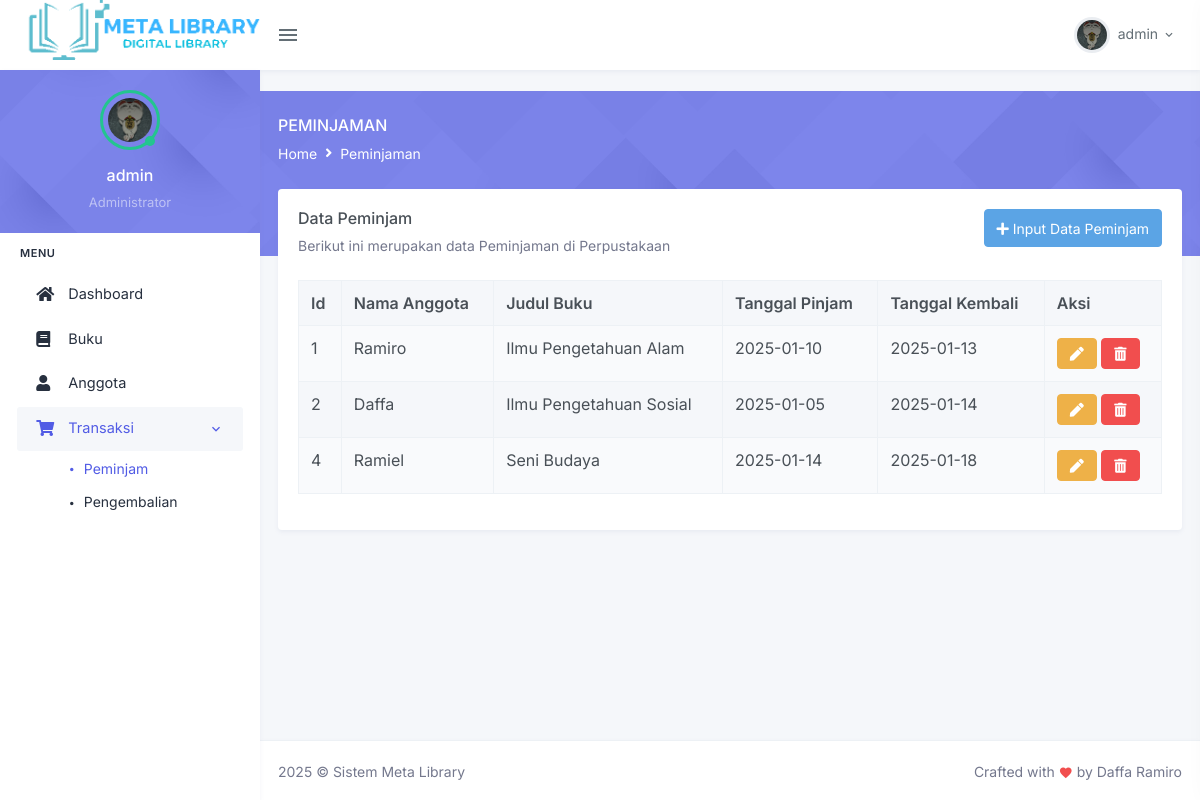
Screenshot of /peminjaman.php (signed in) with the database file from the repository.
### tables this page shows
CREATE TABLE `peminjaman` (
  `id` int NOT NULL,
  `nama_anggota` varchar(100) NOT NULL,
  `judul_buku` varchar(100) NOT NULL,
  `tanggal_pinjam` varchar(100) NOT NULL,
  `tanggal_kembali` varchar(100) NOT NULL
);

### peminjaman.php (the view, shortened to what this page needs)
<?php
include 'config.php';
include 'header.php';
?>
        <div class="page-content">
          <div class="page-title-box">
            <div class="container-fluid">
              <div class="row align-items-center">
                <div class="col-sm-6">
                  <div class="page-title">
                    <h4>Peminjaman</h4>
                    <ol class="breadcrumb m-0">
                      <li class="breadcrumb-item">
                        <a href="dashboard.php">Home</a>
                      </li>
                      <li class="breadcrumb-item">
                        <a href="peminjaman.php">Peminjaman</a>
                      </li>
                    </ol>
                  </div>
                </div>
              </div>
            </div>
          </div>
          <div class="container-fluid">
            <div class="page-content-wrapper">
              <div class="col-xl-12">
                <div class="row">
                  <div class="col-12">
                    <div class="card">
                      <div class="card-body">
                        <div class="row">
                          <div class="col-md-9">
                            <h4 class="header-title">Data Peminjam</h4>
                            <p class="card-title-desc">Berikut ini merupakan data
                              Peminjaman di Perpustakaan
                            </p>
                          </div>
                          <div class="col-md-3" style="text-align: right;">
                            <a href="tambah-Peminjaman.php" class="btn btn-info"><i class="fa fa-plus"></i> Input Data Peminjam</a>
                          </div>
                        </div>
                        <table id="datatable-buttons"
                          class="table table-striped table-bordered dt-responsive nowrap"
                          style="border-collapse: collapse; border-spacing: 0; width: 100%;">
                          <thead>
                            <tr>
                              <th>Id</th>
                              <th>Nama Anggota</th>
                              <th>Judul Buku</th>
                              <th>Tanggal Pinjam</th>
                              <th>Tanggal Kembali</th>
                              <th>Aksi </th>
                            </tr>
                          </thead>
                          <tbody>
                            <?php
                            $sql = "SELECT * FROM Peminjaman";
                            $query = mysqli_query($db, $sql);
                            while($peminjaman = mysqli_fetch_assoc($query)){
                              echo "<tr>";
                              echo "<td>".$peminjaman['id']."</td>";
                              echo "<td>".$peminjaman['nama_anggota']."</td>";
                              echo "<td>".$peminjaman['judul_buku']."</td>";
                              echo "<td>".$peminjaman['tanggal_pinjam']."</td>";
                              echo "<td>".$peminjaman['tanggal_kembali']."</td>";
                              echo "<td>";
                              echo "<a href='edit-peminjaman.php?id=".$peminjaman['id']."' class='btn btn-warning waves-effect waves-light'><i class='fas fa-pen'></i></a>";
                              echo "<a onclick='confirmDelete(".$peminjaman['id'].")' class='btn btn-danger waves-effect waves-light'><i class='fas fa-trash-alt'></i></a>";
                              echo "</td>";
                              echo "</tr>";
                            }
                            ?>
                          </tbody>
                        </table>
                      </div>
                    </div>
                  </div>
                </div>
</div>
<?php include "footer.php"?>

### rows the page displays
peminjaman: id "1", nama_anggota "Ramiro", judul_buku "Ilmu Pengetahuan Alam", tanggal_pinjam "2025-01-10", tanggal_kembali "2025-01-13"
peminjaman: id "2", nama_anggota "Daffa", judul_buku "Ilmu Pengetahuan Sosial", tanggal_pinjam "2025-01-05", tanggal_kembali "2025-01-14"
peminjaman: id "4", nama_anggota "Ramiel", judul_buku "Seni Budaya", tanggal_pinjam "2025-01-14", tanggal_kembali "2025-01-18"

### other values shown
$_SESSION['username'] "admin"
